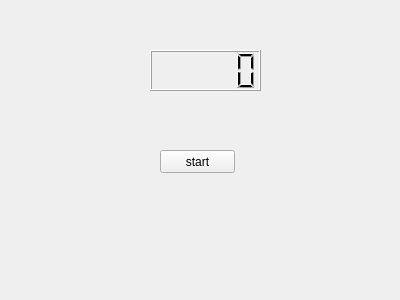
<?xml version="1.0" encoding="UTF-8"?>
<ui version="4.0">
 <class>MyWidget</class>
 <widget class="QWidget" name="MyWidget">
  <property name="geometry">
   <rect>
    <x>0</x>
    <y>0</y>
    <width>400</width>
    <height>300</height>
   </rect>
  </property>
  <property name="windowTitle">
   <string>MyWidget</string>
  </property>
  <widget class="QLCDNumber" name="lcdNumber">
   <property name="geometry">
    <rect>
     <x>150</x>
     <y>50</y>
     <width>111</width>
     <height>41</height>
    </rect>
   </property>
  </widget>
  <widget class="QPushButton" name="pushButton">
   <property name="geometry">
    <rect>
     <x>160</x>
     <y>150</y>
     <width>75</width>
     <height>23</height>
    </rect>
   </property>
   <property name="text">
    <string>start</string>
   </property>
  </widget>
 </widget>
 <layoutdefault spacing="6" margin="11"/>
 <resources/>
 <connections/>
</ui>
